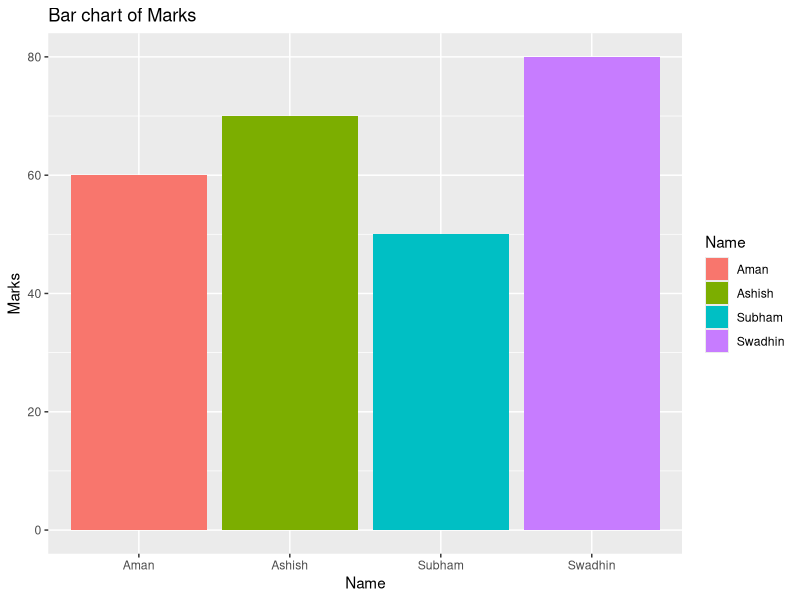

The R script that drew this image:
#ggplot start
#bar plot

install.packages("ggplot2")
library(ggplot2) 
student_df<-data.frame(
  Name=c("Subham","Aman","Ashish","Swadhin"),
  marks=c(50,60,70,80)
)

ggplot(student_df,aes(x=Name,y=marks,fill=Name))+
  geom_bar(stat="identity")+
  labs(title="Bar chart of Marks",x="Name",y="Marks")
